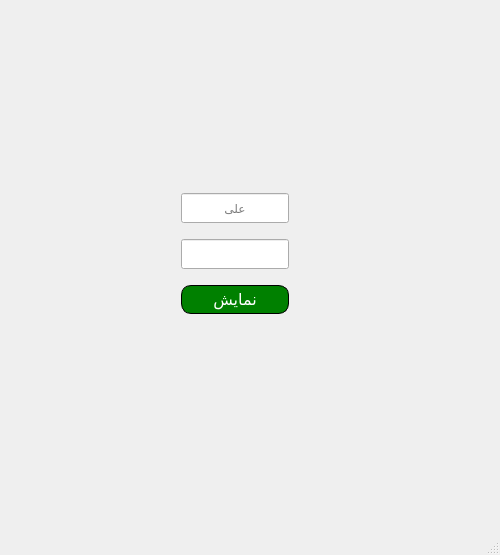
<?xml version="1.0" encoding="UTF-8"?>
<ui version="4.0">
 <class>MainWindow</class>
 <widget class="QMainWindow" name="MainWindow">
  <property name="geometry">
   <rect>
    <x>0</x>
    <y>0</y>
    <width>500</width>
    <height>555</height>
   </rect>
  </property>
  <property name="maximumSize">
   <size>
    <width>500</width>
    <height>555</height>
   </size>
  </property>
  <property name="windowTitle">
   <string>MainWindow</string>
  </property>
  <widget class="QWidget" name="centralwidget">
   <property name="maximumSize">
    <size>
     <width>1447</width>
     <height>1555</height>
    </size>
   </property>
   <widget class="QWidget" name="verticalLayoutWidget">
    <property name="geometry">
     <rect>
      <x>9</x>
      <y>9</y>
      <width>481</width>
      <height>471</height>
     </rect>
    </property>
    <layout class="QVBoxLayout" name="verticalLayout_4">
     <item>
      <spacer name="verticalSpacer">
       <property name="orientation">
        <enum>Qt::Vertical</enum>
       </property>
       <property name="sizeType">
        <enum>QSizePolicy::Maximum</enum>
       </property>
       <property name="sizeHint" stdset="0">
        <size>
         <width>20</width>
         <height>52</height>
        </size>
       </property>
      </spacer>
     </item>
     <item>
      <layout class="QHBoxLayout" name="horizontalLayout_3">
       <property name="topMargin">
        <number>0</number>
       </property>
       <item>
        <spacer name="horizontalSpacer_2">
         <property name="orientation">
          <enum>Qt::Horizontal</enum>
         </property>
         <property name="sizeHint" stdset="0">
          <size>
           <width>40</width>
           <height>20</height>
          </size>
         </property>
        </spacer>
       </item>
       <item>
        <layout class="QVBoxLayout" name="verticalLayout_6">
         <property name="leftMargin">
          <number>80</number>
         </property>
         <property name="topMargin">
          <number>0</number>
         </property>
         <property name="rightMargin">
          <number>80</number>
         </property>
         <item>
          <widget class="QLabel" name="label_4">
           <property name="minimumSize">
            <size>
             <width>93</width>
             <height>45</height>
            </size>
           </property>
           <property name="maximumSize">
            <size>
             <width>400</width>
             <height>400</height>
            </size>
           </property>
           <property name="styleSheet">
            <string notr="true">image: url(:/C:/Users/Feedback/Desktop/8530246.webp);</string>
           </property>
           <property name="text">
            <string/>
           </property>
           <property name="margin">
            <number>18</number>
           </property>
          </widget>
         </item>
         <item>
          <spacer name="verticalSpacer_7">
           <property name="orientation">
            <enum>Qt::Vertical</enum>
           </property>
           <property name="sizeType">
            <enum>QSizePolicy::Maximum</enum>
           </property>
           <property name="sizeHint" stdset="0">
            <size>
             <width>20</width>
             <height>10</height>
            </size>
           </property>
          </spacer>
         </item>
         <item>
          <widget class="QLineEdit" name="lineEdit_namel">
           <property name="minimumSize">
            <size>
             <width>0</width>
             <height>30</height>
            </size>
           </property>
           <property name="maxLength">
            <number>12</number>
           </property>
           <property name="alignment">
            <set>Qt::AlignCenter</set>
           </property>
           <property name="placeholderText">
            <string>علی</string>
           </property>
          </widget>
         </item>
         <item>
          <spacer name="verticalSpacer_4">
           <property name="orientation">
            <enum>Qt::Vertical</enum>
           </property>
           <property name="sizeType">
            <enum>QSizePolicy::Maximum</enum>
           </property>
           <property name="sizeHint" stdset="0">
            <size>
             <width>20</width>
             <height>10</height>
            </size>
           </property>
          </spacer>
         </item>
         <item>
          <widget class="QLineEdit" name="lineEdit_pass">
           <property name="minimumSize">
            <size>
             <width>0</width>
             <height>30</height>
            </size>
           </property>
           <property name="maximumSize">
            <size>
             <width>200</width>
             <height>16777215</height>
            </size>
           </property>
           <property name="maxLength">
            <number>8</number>
           </property>
           <property name="echoMode">
            <enum>QLineEdit::Password</enum>
           </property>
           <property name="alignment">
            <set>Qt::AlignCenter</set>
           </property>
          </widget>
         </item>
         <item>
          <spacer name="verticalSpacer_5">
           <property name="orientation">
            <enum>Qt::Vertical</enum>
           </property>
           <property name="sizeType">
            <enum>QSizePolicy::Maximum</enum>
           </property>
           <property name="sizeHint" stdset="0">
            <size>
             <width>20</width>
             <height>10</height>
            </size>
           </property>
          </spacer>
         </item>
         <item>
          <widget class="QPushButton" name="pushButton">
           <property name="minimumSize">
            <size>
             <width>0</width>
             <height>29</height>
            </size>
           </property>
           <property name="baseSize">
            <size>
             <width>0</width>
             <height>1</height>
            </size>
           </property>
           <property name="font">
            <font>
             <family>MS Shell Dlg 2</family>
             <pointsize>12</pointsize>
             <weight>50</weight>
             <italic>false</italic>
             <bold>false</bold>
            </font>
           </property>
           <property name="styleSheet">
            <string notr="true">font: 12pt &quot;MS Shell Dlg 2&quot;;border-radius: 10px;background-color: green; border: 1px solid black;color:white;</string>
           </property>
           <property name="text">
            <string>نمایش</string>
           </property>
          </widget>
         </item>
        </layout>
       </item>
       <item>
        <layout class="QVBoxLayout" name="verticalLayout_9">
         <property name="topMargin">
          <number>0</number>
         </property>
         <property name="rightMargin">
          <number>0</number>
         </property>
         <item>
          <spacer name="verticalSpacer_8">
           <property name="orientation">
            <enum>Qt::Vertical</enum>
           </property>
           <property name="sizeType">
            <enum>QSizePolicy::Maximum</enum>
           </property>
           <property name="sizeHint" stdset="0">
            <size>
             <width>20</width>
             <height>150</height>
            </size>
           </property>
          </spacer>
         </item>
         <item>
          <widget class="QLabel" name="label">
           <property name="minimumSize">
            <size>
             <width>24</width>
             <height>35</height>
            </size>
           </property>
           <property name="maximumSize">
            <size>
             <width>16777205</width>
             <height>16777215</height>
            </size>
           </property>
           <property name="styleSheet">
            <string notr="true">image: url(:/res/C:/Users/Feedback/Desktop/icons8-account-50.png);
height:130px;</string>
           </property>
           <property name="text">
            <string/>
           </property>
          </widget>
         </item>
         <item>
          <spacer name="verticalSpacer_6">
           <property name="orientation">
            <enum>Qt::Vertical</enum>
           </property>
           <property name="sizeType">
            <enum>QSizePolicy::Maximum</enum>
           </property>
           <property name="sizeHint" stdset="0">
            <size>
             <width>20</width>
             <height>13</height>
            </size>
           </property>
          </spacer>
         </item>
         <item>
          <widget class="QLabel" name="label_2">
           <property name="minimumSize">
            <size>
             <width>0</width>
             <height>30</height>
            </size>
           </property>
           <property name="styleSheet">
            <string notr="true">
image: url(:/res/C:/Users/Feedback/Desktop/icons8-phone-100.png);</string>
           </property>
           <property name="text">
            <string/>
           </property>
          </widget>
         </item>
         <item>
          <spacer name="verticalSpacer_9">
           <property name="orientation">
            <enum>Qt::Vertical</enum>
           </property>
           <property name="sizeType">
            <enum>QSizePolicy::Maximum</enum>
           </property>
           <property name="sizeHint" stdset="0">
            <size>
             <width>20</width>
             <height>60</height>
            </size>
           </property>
          </spacer>
         </item>
        </layout>
       </item>
       <item>
        <spacer name="horizontalSpacer">
         <property name="orientation">
          <enum>Qt::Horizontal</enum>
         </property>
         <property name="sizeHint" stdset="0">
          <size>
           <width>40</width>
           <height>20</height>
          </size>
         </property>
        </spacer>
       </item>
      </layout>
     </item>
     <item>
      <spacer name="verticalSpacer_3">
       <property name="orientation">
        <enum>Qt::Vertical</enum>
       </property>
       <property name="sizeType">
        <enum>QSizePolicy::Maximum</enum>
       </property>
       <property name="sizeHint" stdset="0">
        <size>
         <width>20</width>
         <height>187</height>
        </size>
       </property>
      </spacer>
     </item>
    </layout>
   </widget>
  </widget>
  <widget class="QMenuBar" name="menubar">
   <property name="geometry">
    <rect>
     <x>0</x>
     <y>0</y>
     <width>500</width>
     <height>21</height>
    </rect>
   </property>
  </widget>
  <widget class="QStatusBar" name="statusbar"/>
 </widget>
 <resources/>
 <connections/>
</ui>
